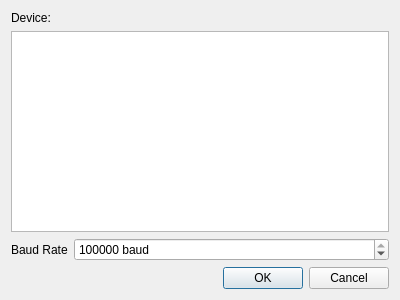
<?xml version="1.0" encoding="UTF-8"?>
<ui version="4.0">
 <class>EditLinuxSerialOutput</class>
 <widget class="QDialog" name="EditLinuxSerialOutput">
  <property name="geometry">
   <rect>
    <x>0</x>
    <y>0</y>
    <width>400</width>
    <height>300</height>
   </rect>
  </property>
  <property name="windowTitle">
   <string>Dialog</string>
  </property>
  <layout class="QVBoxLayout" name="verticalLayout">
   <item>
    <widget class="QLabel" name="label">
     <property name="text">
      <string>Device:</string>
     </property>
    </widget>
   </item>
   <item>
    <widget class="QListWidget" name="list"/>
   </item>
   <item>
    <layout class="QFormLayout" name="formLayout">
     <item row="0" column="0">
      <widget class="QLabel" name="label_2">
       <property name="text">
        <string>Baud Rate</string>
       </property>
      </widget>
     </item>
     <item row="0" column="1">
      <widget class="QSpinBox" name="baudRate">
       <property name="suffix">
        <string> baud</string>
       </property>
       <property name="minimum">
        <number>110</number>
       </property>
       <property name="maximum">
        <number>256000</number>
       </property>
       <property name="value">
        <number>115200</number>
       </property>
      </widget>
     </item>
    </layout>
   </item>
   <item>
    <widget class="QDialogButtonBox" name="buttonBox">
     <property name="orientation">
      <enum>Qt::Horizontal</enum>
     </property>
     <property name="standardButtons">
      <set>QDialogButtonBox::Cancel|QDialogButtonBox::Ok</set>
     </property>
    </widget>
   </item>
  </layout>
 </widget>
 <resources/>
 <connections>
  <connection>
   <sender>buttonBox</sender>
   <signal>accepted()</signal>
   <receiver>EditLinuxSerialOutput</receiver>
   <slot>accept()</slot>
   <hints>
    <hint type="sourcelabel">
     <x>248</x>
     <y>254</y>
    </hint>
    <hint type="destinationlabel">
     <x>157</x>
     <y>274</y>
    </hint>
   </hints>
  </connection>
  <connection>
   <sender>buttonBox</sender>
   <signal>rejected()</signal>
   <receiver>EditLinuxSerialOutput</receiver>
   <slot>reject()</slot>
   <hints>
    <hint type="sourcelabel">
     <x>316</x>
     <y>260</y>
    </hint>
    <hint type="destinationlabel">
     <x>286</x>
     <y>274</y>
    </hint>
   </hints>
  </connection>
 </connections>
</ui>
